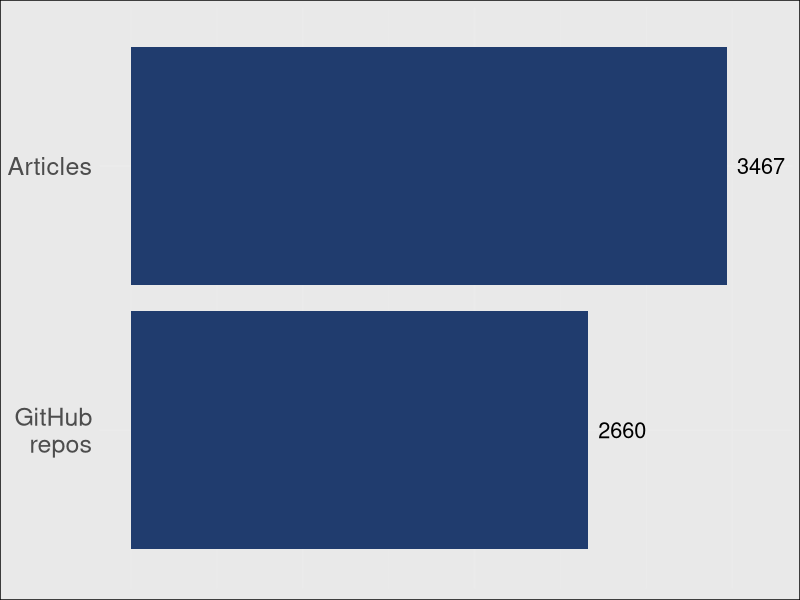
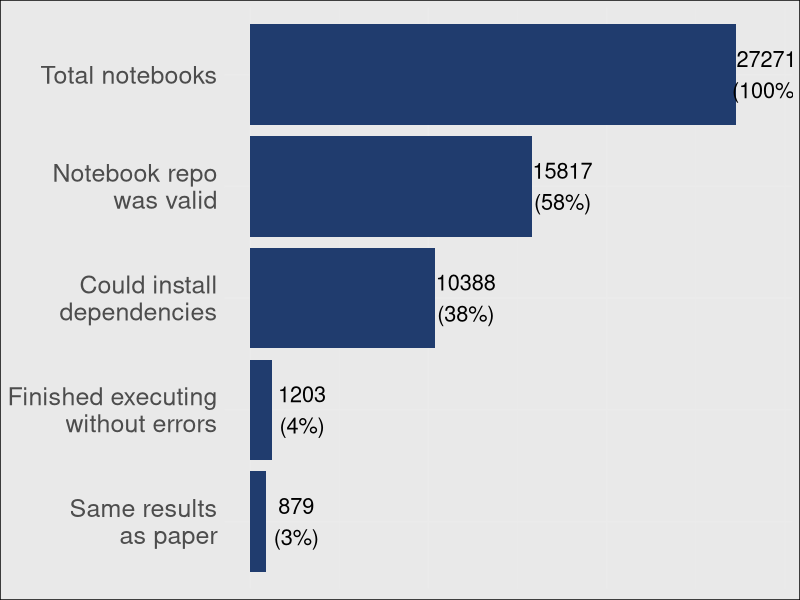

Source code (R) for these figures, in order:
## ---- chunk 1
#| echo: false
#| fig-height: 6
library(tidyverse)
theme_set(
  theme_minimal() +
    theme(
      plot.background = element_rect(fill = "#E9E9E9"),
      axis.title = element_blank(),
      axis.text.y = element_text(size = 18),
      axis.text.x = element_blank(),
      axis.ticks = element_blank(),
      axis.line = element_blank()
    )
)

search <- tribble(
  ~item, ~description, ~value, ~order,
  "Articles", "Found among all articles", 3467, 1,
  "GitHub\nrepos", "Those with a GitHub link and at least one notebook", 2660, 2
) |>
  mutate(
    item = fct_rev(fct_reorder(item, order))
  )

ggplot(search, aes(y = item, x = value, label = value)) +
  geom_col(fill = "#203C6E") +
  geom_text(nudge_x = 200, size = 5.5)
## ---- chunk 2
#| echo: false
#| fig-height: 6
repro_results <- tribble(
  ~item, ~description, ~value, ~order,
  "Total notebooks", "Total notebook files found in all the repositories", 27271, 1,
  "Notebook repo\nwas valid", "File names were correct, dependency information was available, no local modules were needed.", 15817, 2,
  "Could install\ndependencies", "Could install dependencies without errors.", 10388, 3,
  "Finished executing\nwithout errors", "Could run without any errors.", 1203, 4,
  "Same results\nas paper", "When the results of the paper matched what the execution results output.", 879, 5
) |>
  mutate(
    percent = str_c(value, "\n(", round(value / max(value) * 100), "%)"),
    item = fct_rev(fct_reorder(item, order))
  )

ggplot(repro_results, aes(y = item, x = value, label = percent)) +
  geom_col(fill = "#203C6E") +
  geom_text(nudge_x = 1700, size = 5.5)
